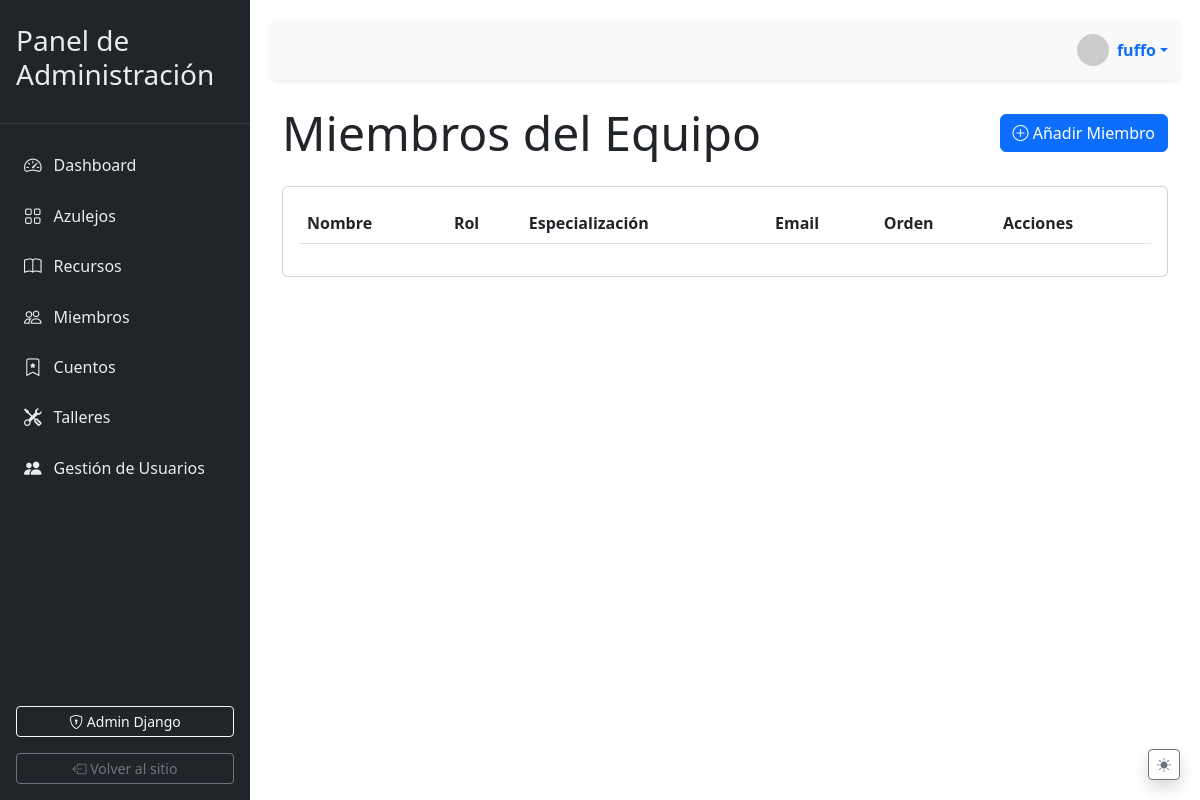
/admin-dashboard/miembros/ (signed in), run on an earlier commit of the app's database.
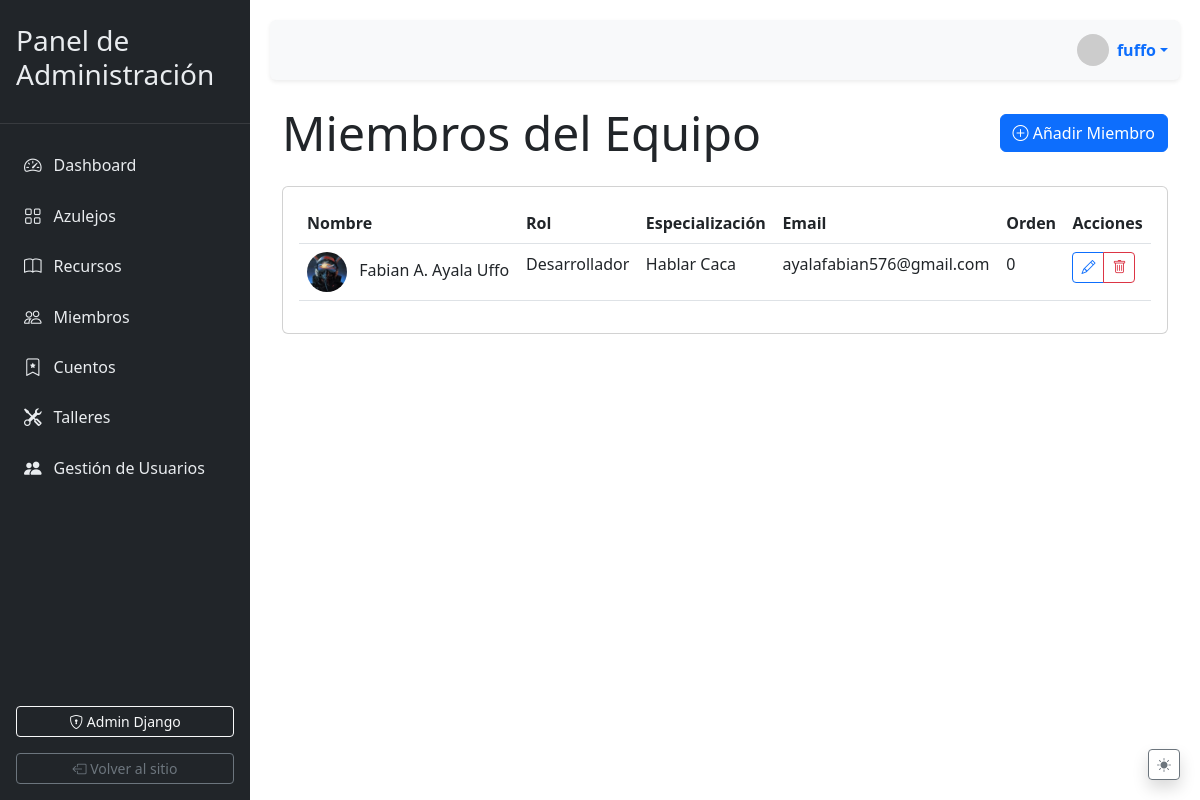
And on a later commit of the database.
### client/models.py (models this page shows, shortened)
class MiembroEquipo(models.Model):
    ROL_CHOICES = [
        ('INV', _('Investigador')),
        ('ARQ', _('Arquitecto')),
        ('HIS', _('Historiador')),
        ('DES', _('Diseñador')),
        ('DEV', _('Desarrollador')),
        ('FOT', _('Fotógrafo')),
        ('ADM', _('Administrador')),
        ('COL', _('Colaborador')),
    ]
    nombre = models.CharField(_('Nombre completo'), max_length=100)
    rol = models.CharField(_('Rol principal'), max_length=3, choices=ROL_CHOICES)
    rol_secundario = models.CharField(_('Rol secundario'), max_length=3, choices=ROL_CHOICES, blank=True, null=True)
    biografia = models.TextField(_('Biografía profesional'))
    imagen = models.ImageField(_('Foto de perfil'), upload_to='client/static/img/equipo/')
    email = models.EmailField(_('Correo electrónico'))
    telefono = models.CharField(_('Teléfono'), max_length=20, blank=True)
    orden = models.PositiveIntegerField(_('Orden de aparición'), default=0)
    facebook = models.URLField(_('Facebook'), blank=True)
    instagram = models.URLField(_('Instagram'), blank=True)
    twitter = models.URLField(_('Twitter (X)'), blank=True)
    linkedin = models.URLField(_('LinkedIn'), blank=True)
    github = models.URLField(_('GitHub'), blank=True)
    telegram = models.URLField(_('Telegram'), blank=True)
    whatsapp = models.CharField(_('WhatsApp (número)'), max_length=20, blank=True)
    discord = models.CharField(_('Discord (usuario)'), max_length=50, blank=True)
    especializacion = models.CharField(_('Especialización'), max_length=100)
    citacion_favorita = models.TextField(_('Citación favorita'), blank=True)
    proyectos_destacados = models.TextField(_('Proyectos destacados'), blank=True)
    class Meta:
        verbose_name = _('Miembro del equipo')
        verbose_name_plural = _('Miembros del equipo')
        ordering = ['orden', 'nombre']

### client/views.py (the view)
# urls.py: path('admin-dashboard/miembros/', views.admin_miembros, name='admin_miembros'),
@staff_member_required
def admin_miembros(request):
    miembros = MiembroEquipo.objects.all().order_by('orden')
    context = {
        'miembros': miembros,
        'roles': MiembroEquipo.ROL_CHOICES,
        'form': MiembroForm()
    }
    return render(request, 'admin/miembros.html', context)

### client/templates/admin/miembros.html (shortened to what this page needs)
{% extends 'base.html' %}
{% load static %}
{% block content %}
<div class="d-flex justify-content-between align-items-center mb-4">
    <h1 class="display-5 mb-0">Miembros del Equipo</h1>
    <button class="btn btn-primary" data-bs-toggle="modal" data-bs-target="#nuevoMiembroModal">
        <i class="bi bi-plus-circle"></i> Añadir Miembro
    </button>
</div>
<div class="card">
    <div class="card-body">
        <div class="table-responsive">
            <table class="table table-hover">
                <thead>
                    <tr>
                        <th>Nombre</th>
                        <th>Rol</th>
                        <th>Especialización</th>
                        <th>Email</th>
                        <th>Orden</th>
                        <th>Acciones</th>
                    </tr>
                </thead>
                <tbody>
                    {% for miembro in miembros %}
                    <tr>
                        <td>
                            <img src="{{ miembro.imagen.url }}" alt="{{ miembro.nombre }}"
                                 class="rounded-circle me-2" width="40" height="40">
                            {{ miembro.nombre }}
                        </td>
                        <td>{{ miembro.get_rol_display }}</td>
                        <td>{{ miembro.especializacion }}</td>
                        <td>{{ miembro.email }}</td>
                        <td>{{ miembro.orden }}</td>
                        <td>
                            <div class="btn-group btn-group-sm">
                                <button class="btn btn-outline-primary" data-bs-toggle="modal"
                                        data-bs-target="#editarMiembroModal{{ miembro.id }}">
                                    <i class="bi bi-pencil"></i>
                                </button>
                                <button class="btn btn-outline-danger" data-bs-toggle="modal"
                                        data-bs-target="#eliminarMiembroModal{{ miembro.id }}">
                                    <i class="bi bi-trash"></i>
                                </button>
                            </div>
                        </td>
                    </tr>
                    {% endfor %}
                </tbody>
            </table>
        </div>
    </div>
</div>
{% endblock %}

What changed in the data, as far as the page shows it:
added MiembroEquipo: imagen (picture), nombre "Fabian A. Ayala Uffo", rol "Desarrollador", especializacion "Hablar Caca", email "ayalafabian576@gmail.com", orden "0"
